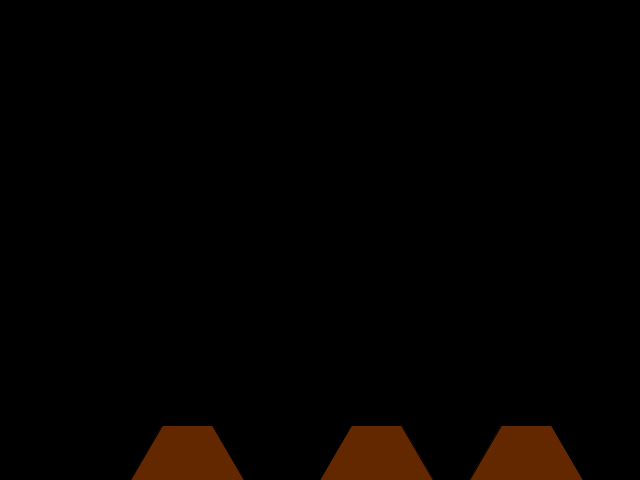
Frame 1 (no input)
Frame 60 (the mouse pressed at the canvas centre just before this capture): identical to frame 1, image omitted
Frame 120 (the mouse held since frame 60 and released just before this capture): identical to frame 1, image omitted

The Processing sketch that drew this single still picture (run headless with seeded random() and noise(); from frame 60 on, the mouse is pressed at the canvas centre):

// Processing sketch: es1
// ── es1.pde
Volcano v1, v2, v3;
ArrayList<FireBall> ball;
boolean state = false;

void setup(){
  size(640, 480);
  
  v1 = new Volcano(random(0, width-150), height-55);
  v2 = new Volcano(random(0, width-150), height-55);
  v3 = new Volcano(random(0, width-150), height-55);
  ball = new ArrayList<FireBall>();
}

void draw(){
  background(0);
  
  v1.run();
  v2.run();
  v3.run();
  for(FireBall f:ball){
    f.run();
  }
  //se lo stato del vulcano è attivo sparerà palle di fuoco altrimenti no
  if(state){
    if(random(1) < 0.2){
    ball.add(v1.spara());
    ball.add(v2.spara());
    ball.add(v3.spara());
    }
  }
}
void keyPressed(){
  if(key == 'N'){
    if(state){
      state = false;
     } else {
       state = true;
     }
  } 
}

// ── FireBall.pde
class FireBall{
  float posx, posy, Vx, Vy, D; // Vx/Vy = Velocità lungo gli assi, D = diametro
  
  FireBall(float x,float y,float v1,float v2,float d){
    this.posx = x;
    this.posy = y;
    this.Vx = v1;
    this.Vy = v2;
    this.D = d;
  }
  
  void display(){
    noStroke();
    fill(100, 0, 0);
    ellipseMode(CENTER);
    ellipse(posx, posy, D, D);
  }
  
  void move(){
    posx += Vx;
    posy += Vy;
    posy -=0.1;
  }
  
  void run(){
    display();
    move();
  }
}

// ── Volcano.pde
class Volcano{
  float posx, posy;
  int h = 60;                      //altezza del vulcano
  color c = color(100, 40, 0);
  boolean state = false;          //stato di attivazione
  
  Volcano(float x, float y){
    this.posx = x;
    this.posy = y;
  }
  
  void display(){
    fill(c);
    quad(posx+35, posy, posx, posy+h, posx+120, posy+h, posx+85, posy);
  }
  //creo una palla di fuoco e la restituisco
  FireBall spara(){
    FireBall f1 = new FireBall(posx+60, posy, random(-2, 2), random(-8, -2), random(5, 10));
    
    return f1;
  }
  
  void run(){
    display();
  }
}
